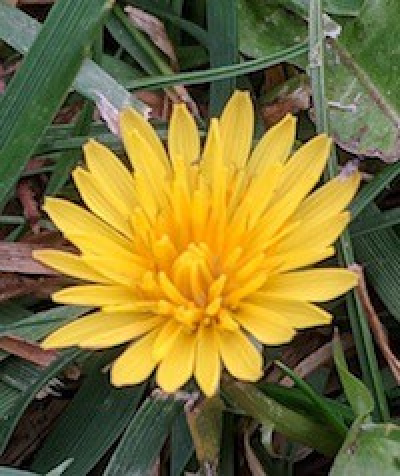
#> input picture images/flower.png, 400 x 476 px
$ python lab5_sample_code.py
#> lines starting #> are read from the running program, lines starting #| are printed output that depends on the picture
# Lab 5 Histogram

import cv2
import numpy as np
import matplotlib.pyplot as plt

# Grayscale histogram
# img = cv2.imread('../images/flower.png', 0)
# # Calculate the histogram
# hist = cv2.calcHist([img], [0], None, [256], [0, 256])
#
# # Plot the histogram
# plt.plot(hist)
# plt.title("Grayscale Histogram")
# plt.xlabel("Pixel intensity")
# plt.ylabel("Frequency")
# plt.show()

# Color histogram
img = cv2.imread('../images/flower.png')
#> img is the input picture: shape (476, 400, 3); mean B, G, R 55, 113.3, 123.9
color = ('b', 'g', 'r')

# Loop through each color channel (Blue, Green, Red)
for i, col in enumerate(color):
    # Calculate the histogram for each channel
    hist = cv2.calcHist([img], [i], None, [256], [0, 256])
    # Plot the histogram for the current channel
    plt.plot(hist, color=col)

plt.title("Color Histogram")
plt.xlabel("Pixel Intensity")
plt.ylabel("Frequency")
plt.show()
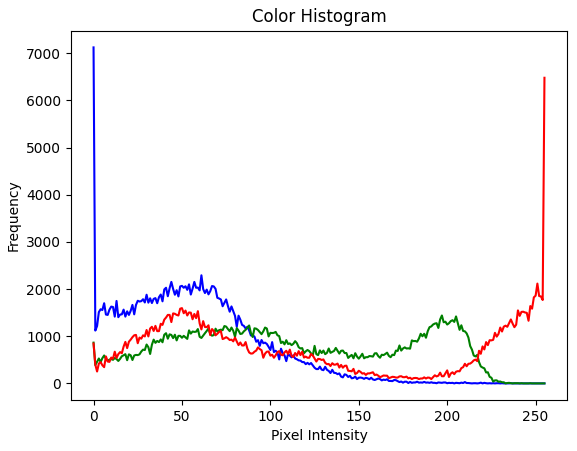
#> figure drawn by matplotlib, 1 panel; curve peaks at x = 0, y = 7124; curve peaks at x = 197, y = 1440; curve peaks at x = 255, y = 6480

$ run again, with images/building_sm.png copied over images/flower.png
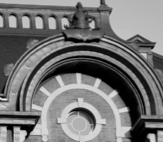
#> input picture images/building_sm.png, 163 x 142 px
#> img is the input picture: shape (142, 163, 3); mean B, G, R 117.5, 117.5, 117.5
#> `plt.show()`:
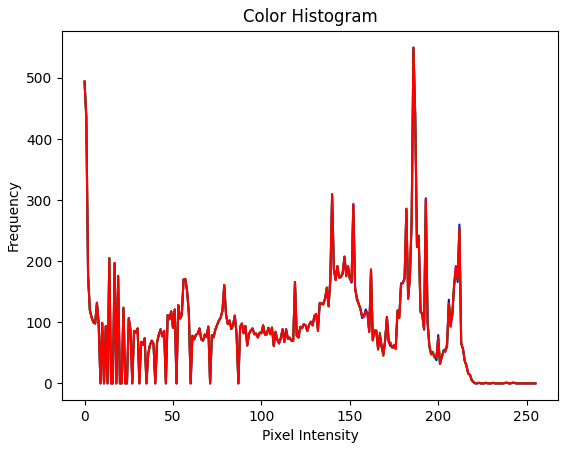
#> figure drawn by matplotlib, 1 panel; curve peaks at x = 186, y = 550; curve peaks at x = 186, y = 549; curve peaks at x = 186, y = 549

$ run again, with images/chair.png copied over images/flower.png
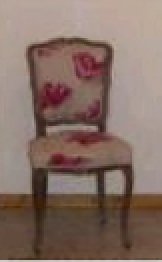
#> input picture images/chair.png, 81 x 131 px (shown 2 times larger)
#> img is the input picture: shape (131, 81, 3); mean B, G, R 101.4, 111.1, 133.4
#> `plt.show()`:
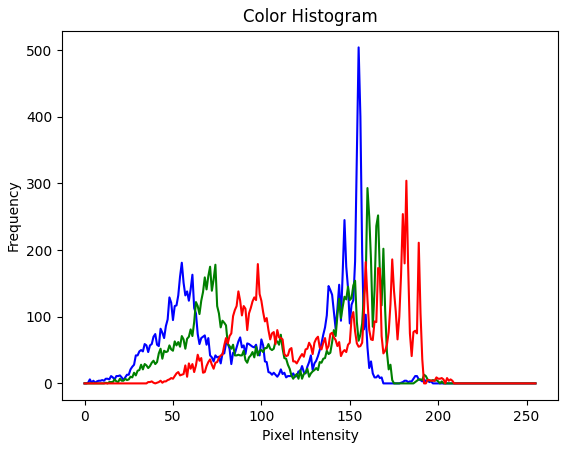
#> figure drawn by matplotlib, 1 panel; curve peaks at x = 155, y = 504; curve peaks at x = 160, y = 293; curve peaks at x = 182, y = 304

$ run again, with images/einstein.png copied over images/flower.png
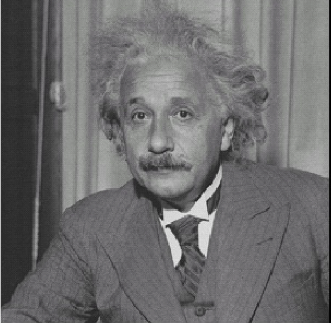
#> input picture images/einstein.png, 331 x 323 px
#> img is the input picture: shape (323, 331, 3); mean B, G, R 109.4, 108.7, 108.9
#> `plt.show()`:
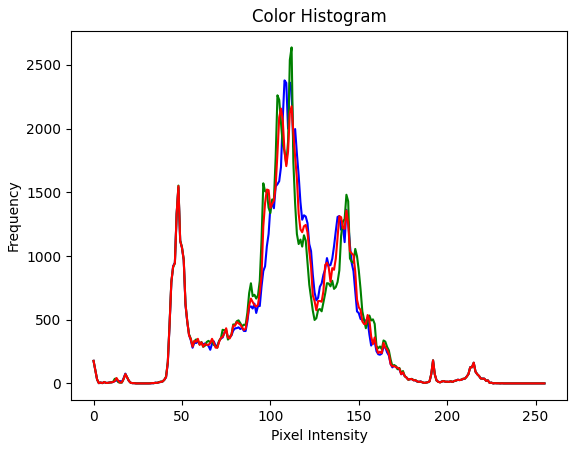
#> figure drawn by matplotlib, 1 panel; curve peaks at x = 108, y = 2379; curve peaks at x = 112, y = 2638; curve peaks at x = 112, y = 2176
